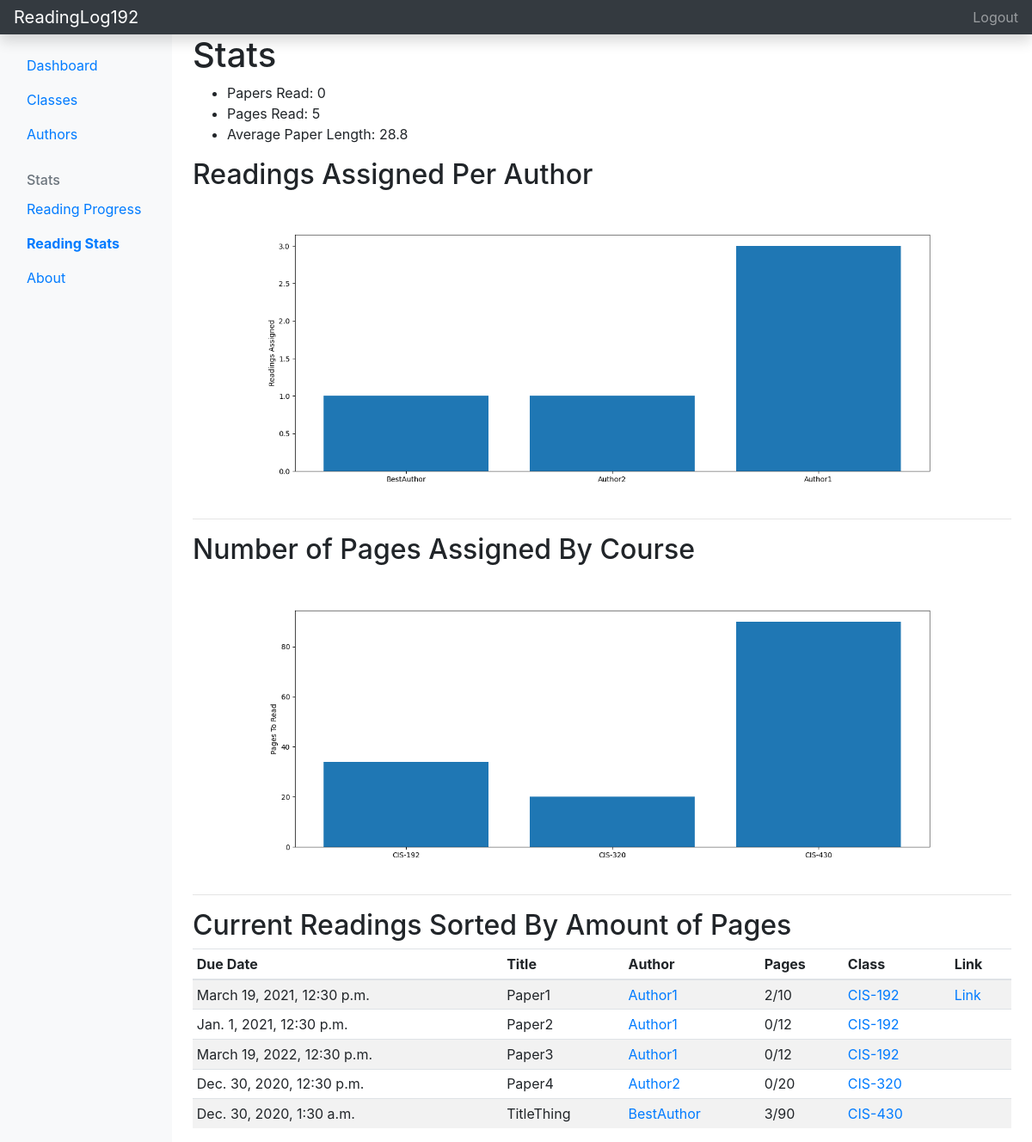
/readingStats/ (signed in), run on the app's committed database.
### main/models.py (models this page shows, shortened)
class Paper(models.Model):
    title = models.CharField(max_length=200, blank=False) # title of the paper, required
    author = models.CharField(max_length=200, blank=True) # author of the paper, not required
    totalPages = models.IntegerField(default=1) # number of pages in the paper (set by user), defaults to 1
    readPages = models.IntegerField(default=0) # number of pages the user has read, defaults to 0
    url = models.CharField(max_length=200, blank=True) # url link of the paper, not required
    addDate = models.DateTimeField(auto_now_add=True, null=True) # time this paper was added by the user
    dueDate = models.DateTimeField(auto_now_add=False, null=True) # time this paper is due
    comments = models.TextField(blank=True) # user added comment about paper
    course = models.ForeignKey(Course, on_delete=models.DO_NOTHING, related_name="paper") # the course this paper belongs to
    def __lt__(self, other):
        return self.totalPages < other.totalPages

class Course(models.Model):
    name = models.CharField(max_length=12) # name of the class
    isClassActive = models.BooleanField() # is the currently active, not a previously taken class
    def __str__(self):
        return f'{self.name}'

### main/views.py (the view)
# urls.py: path('readingStats/', readingStats_view),
def readingStats_view(request):
    if not request.user.is_authenticated:
        return redirect('/accounts?needLogin=True')
    graphs = []
    courses = request.user.courses.all()
    papers = request.user.papers.all().order_by('dueDate')
    pagesRead = 0 # how many pages has this user read
    papersRead = 0
    avgPaperLength = 0 # average length of paper
    for paper in papers:
        pagesRead += paper.readPages
        avgPaperLength += paper.totalPages
        if paper.readPages == paper.totalPages:
            papersRead += 1
    avgPaperLength /= len(papers) if len(papers) > 0 else 1
    authors = {}
    for paper in papers:
        if paper.author in authors:
            authors[paper.author] += 1
        else:
            authors[paper.author] = 1
    x = [author for author in authors]
    y = [authors[author] for author in authors]
    plt.bar(x, y)
    plt.ylabel('Readings Assigned')
    fig = plt.gcf()
    fig.set_size_inches(16, 6)
    buf = io.BytesIO()
    fig.savefig(buf, format='png')
    buf.seek(0)
    uri = urllib.parse.quote(base64.b64encode(buf.read()))
    graphs.append({'title': f'Readings Assigned Per Author', 'image': uri})
    plt.close()
    pages = []
    courseNames = []
    for course in courses:
        papersFiltered = course.paper.filter(user=request.user)
        pages.append(0)
        courseNames.append(course.name)
        for paper in papersFiltered:
            pages[-1] += paper.totalPages
    plt.bar(courseNames, pages)
    plt.ylabel('Pages To Read')
    fig = plt.gcf()
    fig.set_size_inches(16, 6)
    buf = io.BytesIO()
    fig.savefig(buf, format='png')
    buf.seek(0)
    uri = urllib.parse.quote(base64.b64encode(buf.read()))
    graphs.append({'title': f'Number of Pages Assigned By Course', 'image': uri})
    plt.close()
    sortedPapers = [paper for paper in papers if paper.readPages < paper.totalPages]
    sortedPapers.sort()
    return render(request, 'readingStats.html', {'graphs': graphs, 'pagesRead': pagesRead, 'avgPaperLength': avgPaperLength, 'papersRead': papersRead, 'sortedPapers': sortedPapers})

### main/templates/readingStats.html (shortened to what this page needs)
<!doctype html>
<html lang="en">
<head>
    <link rel="stylesheet" href="https://cdn.jsdelivr.net/npm/bootstrap@4.5.3/dist/css/bootstrap.min.css"
>
</head>
<body>
    <header class="navbar navbar-dark sticky-top bg-dark flex-md-nowrap p-0 shadow">
        <a class="navbar-brand col-md-3 col-lg-2 me-0 px-3" href="/readingStats">ReadingLog192</a>
        <ul class="navbar-nav px-3">
            <li class="nav-item text-nowrap">
                {% if request.user.is_authenticated %}
                <a class="nav-link" href="/logout">Logout</a>
                {% else %}
                <a class="nav-link" href="/accounts">Signup/Login</a>
                {% endif%}
            </li>
        </ul>
    </header>
    <div class="container-fluid">
        <div class="row">
            <nav id="sidebarMenu" class="col-md-3 col-lg-2 d-md-block bg-light sidebar collapse">
                <div class="position-sticky pt-3">
                    <ul class="nav flex-column">
                        <li class="nav-item">
                            <a class="nav-link" aria-current="page" href="/">
                                Dashboard
                            </a>
                        </li>
                        <li class="nav-item">
                            <a class="nav-link" href="/classes">
                                Classes
                            </a>
                        </li>
                        <li class="nav-item">
                            <a class="nav-link" href="/authors">
                                Authors
                            </a>
                        </li>
                    </ul>
                    <h6
                        class="sidebar-heading d-flex justify-content-between align-items-center px-3 mt-4 mb-1 text-muted">
                        <span>Stats</span>
                    </h6>
                    <ul class="nav flex-column mb-2">
                        <li class="nav-item">
                            <a class="nav-link" href="/readingProgress">
                                Reading Progress
                            </a>
                        </li>
                        <li class="nav-item">
                            <a class="nav-link active" href="/readingStats">
                                Reading Stats
                            </a>
                        </li>
                        <li class="nav-item">
                            <a class="nav-link" aria-current="page" href="/about">
                                About
                            </a>
                        </li>
                    </ul>
                </div>
            </nav>
            <main class="col-md-9 ms-sm-auto col-lg-10 px-md-4">
                <h1>Stats</h1>
                <ul>
                    <li>Papers Read: {{papersRead}}</li>
                    <li>Pages Read: {{pagesRead}}</li>
                    <li>Average Paper Length: {{avgPaperLength}}</li>
                </ul>
                {% for graphData in graphs %}
                <h2>{{graphData.title}}</h2>
                <img alt="" height="auto" width="100%">
                <hr>
                {% endfor %}
                <h2>Current Readings Sorted By Amount of Pages</h2>
                <div id="finishedReadings" class="table-responsive">
                    <table class="table table-striped table-sm">
                        <thead>
                            <tr>
                                <th>Due Date</th>
                                <th>Title</th>
                                <th>Author</th>
                                <th>Pages</th>
                                <th>Class</th>
                                <th>Link</th>
                            </tr>
                        </thead>
                        <tbody>
                            {% for paper in sortedPapers %}
                            <tr>
                                <td>{{paper.dueDate}}</td>
                                <td>{{paper.title}}</td>
                                <td><a href="link to author page">{{paper.author}}</a></td>
                                <td>{{paper.readPages}}/{{paper.totalPages}}</td>
                                <td><a href="link to class page">{{paper.course}}</a></td>
                                <td>
                                    {% if paper.url != '' %}
                                    <a href={{paper.url}}>Link</a>
                                    {% else %}
                                    &nbsp;
                                    {% endif %}
                                </td>
                            </tr>
                            {% endfor %}
                        </tbody>
                    </table>
                </div>
            </main>
        </div>
    </div>
</body>
</html>

### main/templates/readingStats.html (style rules this page uses)
.active { font-weight: bold; }

### data on the page
Paper: dueDate "March 19, 2021, 12:30 p.m.", title "Paper1", author "Author1", readPages "2", totalPages "10", course "CIS-192"
Paper: dueDate "Jan. 1, 2021, 12:30 p.m.", title "Paper2", author "Author1", readPages "0", totalPages "12", course "CIS-192"
Paper: dueDate "March 19, 2022, 12:30 p.m.", title "Paper3", author "Author1", readPages "0", totalPages "12", course "CIS-192"
Paper: dueDate "Dec. 30, 2020, 12:30 p.m.", title "Paper4", author "Author2", readPages "0", totalPages "20", course "CIS-320"
Paper: dueDate "Dec. 30, 2020, 1:30 a.m.", title "TitleThing", author "BestAuthor", readPages "3", totalPages "90", course "CIS-430"

### other printed values
{{ papersRead }} "0"
{{ pagesRead }} "5"
{{ avgPaperLength }} "28.8"
{{ graphData.title }} "Readings Assigned Per Author" "Number of Pages Assigned By Course"
